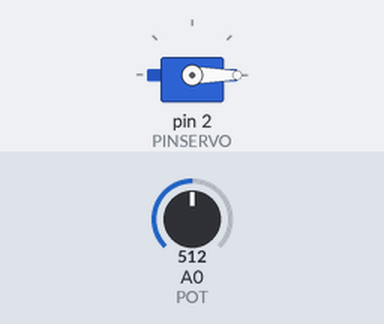
A sketch run on a simulated Arduino Uno, built with avr-gcc and run on an emulated ATmega328P. Parts: servo. Inputs (shaded band) come from the test bench; at power-on: A0 (POT) = 512.

Above: at 4.8 s.
4.9 s: A0 (POT) set to 710
At 7.2 s:
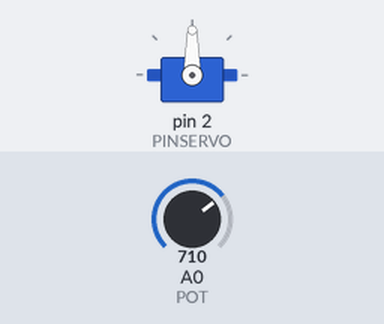
13.5 s: A0 (POT) set to 900
21.6 s: A0 (POT) set to 1023
29.6 s: A0 (POT) set to 306
37.7 s: A0 (POT) set to 122
45.7 s: A0 (POT) set to 5
Timing chart, 0 to 51.7 s (numbered marks = the images above; inputs shaded):
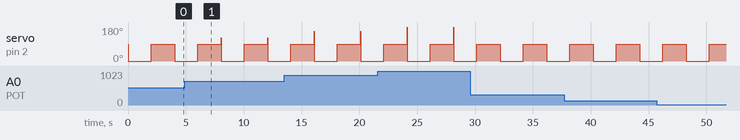

Measured:
- by itself, servo on pin 2 (PINSERVO): alternates 90° for 2.0 s and 0° for 2.0 s

The sketch:

practica.ino
```cpp
#include <Servo.h>

Servo servo1;

int PINSERVO = 2;
int PULSOMIN = 700;
int PULSOMAX = 2350;
int VALORPOT;
int ANGULO;
int POT = 0;
int TRIG = 10;
int ECO = 9;
int DURACION;
int DISTANCIA;

void setup(){
  servo1.attach(PINSERVO, PULSOMIN, PULSOMAX );
  // LAS ENTRADAS ANALOGUICAS NO REQUIEREN INICIALIZACION
  pinMode(TRIG, OUTPUT);
  pinMode(ECO,  INPUT);
  Serial.begin(9600);
}

void loop(){

 VALORPOT = analogRead(POT);
 ANGULO = map(VALORPOT, 0, 1023, 0, 180);
 servo1.write(ANGULO);
 delay(20);
 if(DISTANCIA<=15) {
  servo1.write(0);
  delay(2000);
  servo1.write(90);
  delay(2000);
 }
}
```
